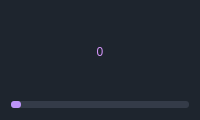
                         <widget class="QFrame" name="frame_108">
                          <property name="minimumSize">
                           <size>
                            <width>0</width>
                            <height>120</height>
                           </size>
                          </property>
                          <property name="maximumSize">
                           <size>
                            <width>16777215</width>
                            <height>120</height>
                           </size>
                          </property>
                          <property name="styleSheet">
                           <string notr="true">QFrame{
	background-color: rgb(30, 37, 46);
    border-radius: 10px;
	border:none;
}
</string>
                          </property>
                          <property name="frameShape">
                           <enum>QFrame::Shape::StyledPanel</enum>
                          </property>
                          <property name="frameShadow">
                           <enum>QFrame::Shadow::Raised</enum>
                          </property>
                          <layout class="QVBoxLayout" name="verticalLayout_82">
                           <item>
                            <widget class="QFrame" name="frame_152">
                             <property name="frameShape">
                              <enum>QFrame::Shape::StyledPanel</enum>
                             </property>
                             <property name="frameShadow">
                              <enum>QFrame::Shadow::Raised</enum>
                             </property>
                             <layout class="QHBoxLayout" name="horizontalLayout_91">
                              <property name="spacing">
                               <number>0</number>
                              </property>
                              <property name="leftMargin">
                               <number>0</number>
                              </property>
                              <property name="topMargin">
                               <number>0</number>
                              </property>
                              <property name="rightMargin">
                               <number>0</number>
                              </property>
                              <property name="bottomMargin">
                               <number>0</number>
                              </property>
                              <item>
                               <widget class="QLabel" name="intensity_label">
                                <property name="minimumSize">
                                 <size>
                                  <width>120</width>
                                  <height>60</height>
                                 </size>
                                </property>
                                <property name="maximumSize">
                                 <size>
                                  <width>120</width>
                                  <height>60</height>
                                 </size>
                                </property>
                                <property name="styleSheet">
                                 <string notr="true">font:50pt &quot;微软雅黑&quot;;
color: rgb(212, 148, 249);</string>
                                </property>
                                <property name="text">
                                 <string>0</string>
                                </property>
                                <property name="alignment">
                                 <set>Qt::AlignmentFlag::AlignCenter</set>
                                </property>
                               </widget>
                              </item>
                             </layout>
                            </widget>
                           </item>
                           <item>
                            <widget class="QSlider" name="intensity_Slider">
                             <property name="minimumSize">
                              <size>
                               <width>0</width>
                               <height>10</height>
                              </size>
                             </property>
                             <property name="maximumSize">
                              <size>
                               <width>16777215</width>
                               <height>10</height>
                              </size>
                             </property>
                             <property name="styleSheet">
                              <string notr="true">QSlider{
	margin-top:0px;
	margin-bottom:0px;
	background-color: rgb(30, 37, 46);
}
QSlider::groove:horizontal {
    border-radius: 3px;
    height: 7px;
	margin: 0px;
	background-color: rgb(52, 59, 72);
}
QSlider::groove:horizontal:hover {
	background-color: rgb(55, 62, 76);
}
QSlider::handle:horizontal {
    background-color: rgb(189, 147, 249);
    border: none;
    height: 10px;
    width: 10px;
    margin: 0px;
	border-radius: 3px;
}
QSlider::handle:horizontal:hover {
    background-color: rgb(195, 155, 255);
}
QSlider::handle:horizontal:pressed {
    background-color: rgb(255, 121, 198);
}</string>
                             </property>
                             <property name="maximum">
                              <number>100</number>
                             </property>
                             <property name="orientation">
                              <enum>Qt::Orientation::Horizontal</enum>
                             </property>
                            </widget>
                           </item>
                          </layout>
                         </widget>
